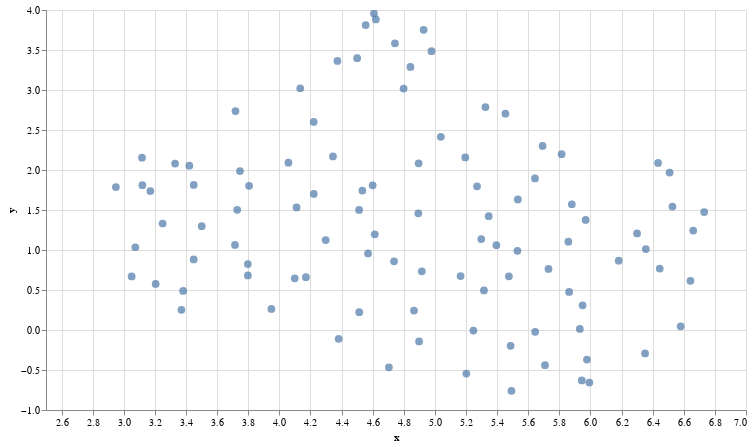

The notebook cell saved with this chart:
### Code cell
# UMAP reduces the dimensions from 1024 to 2 dimensions that we can plot
reducer = umap.UMAP(n_neighbors=20)
umap_embeds = reducer.fit_transform(hau_embeddings)
# Prepare the data to plot and interactive visualization
# using Altair
df_explore = pd.DataFrame(data={'tweet': hau_df[' tweet'][:100]})
df_explore['x'] = umap_embeds[:,0]
df_explore['y'] = umap_embeds[:,1]
# Plot
chart = alt.Chart(df_explore).mark_circle(size=60).encode(
    x=#'x',
    alt.X('x',
        scale=alt.Scale(zero=False)
    ),
    y=
    alt.Y('y',
        scale=alt.Scale(zero=False)
    ),
    tooltip=['tweet']
).properties(
    width=700,
    height=400
)
chart.interactive()

### Figure 1 — Vega-Lite specification as saved in the notebook (floating-point values rounded to 4 significant figures)
{"config": {"view": {"continuousWidth": 400, "continuousHeight": 300}}, "data": {"name": "data-be43588893680d769042e03c14298ae7"}, "mark": {"type": "circle", "size": 60}, "encoding": {"tooltip": [{"field": "tweet", "type": "nominal"}], "x": {"field": "x", "scale": {"zero": false}, "type": "quantitative"}, "y": {"field": "y", "scale": {"zero": false}, "type": "quantitative"}}, "height": 400, "selection": {"selector004": {"type": "interval", "bind": "scales", "encodings": ["x", "y"]}}, "width": 700, "$schema": "https://vega.github.io/schema/vega-lite/v4.17.0.json", "datasets": {"data-be43588893680d769042e03c14298ae7": [{"tweet": " da kudin da arewa babu wani abin azo agani da yayi wa alummah allah ya isa yacucemu wlh yarikitamana kasa yarikitamana kasuwanci harkar ilimi harkar lfy hanyoyi babu lantarki dasuransu komai yalalace ga cinhanci da rashawa a fili ko ina a nigeria jamiyaryar su tabataman mlm 😭🗣", "x": 4.5, "y": 3.398}, {"tweet": " kaga wani adu ar banda💔😭 wai a haka shi ne shugaban sojoji.... gaskiya buhari kaci amanan mu da kasa wannan mutum ah wajen nan", "x": 3.382, "y": 0.4886}, {"tweet": " sai haquri fa yan madrid daman kunce champion din ya muku yawa😂", "x": 5.271, "y": 1.795}, {"tweet": " hmmm yanzu kai kasan girman allah daxakace mukuma ga allah kune kukabarshi kuna karyata ayoyinsa kace allah baya karbar adduar talakan nigeria 🇳🇬 bayan kunzalunceshi kuma allah ya karbar adduar wanda aka zalunta cikin sauri amma kace wai allah baya karbar addua talakawa", "x": 4.799, "y": 3.017}, {"tweet": " wai gwamno nin nigeria suna afa kwayoyi ko 😂", "x": 4.608, "y": 3.957}, {"tweet": " to ku nemawa talakkawa mafita mana, magamar banza ko hare hare anka kawo waye sukafi shafa ba talakka ba? kumfi uban kowa kuka da matsaloli amma baku damuda wadanda suke shafaba, nan tsohon gwamnan zamfara yacce sulhu da 'yan bindiga ba shine mafitaba to mi shika nuhi? mits....😭", "x": 4.513, "y": 1.501}, {"tweet": " wato mutanen ma an koma fasa kwaurin su ke nan kamar wata shinkafa?😂", "x": 4.704, "y": -0.4667}, {"tweet": " toh ai iyayannaki mah basusan darajan musulinchi ba tun da sukabar ki kinayin halin kafurchi ai bakiyi dana saneba tukun nama😡😡😡", "x": 4.737, "y": 0.8588}, {"tweet": " 🤣😜🤣😜shirin ku ya rushe akan afrika kenan 👌", "x": 5.863, "y": 0.4763}, {"tweet": " rarara kai dabanne wallah indai a fannin wakar siyasa ne, basirarka ta daban ce.... 😂 #dodontsula 😝", "x": 5.346, "y": 1.423}, {"tweet": " ai shiyasa naga shi kansa dan rainin wayon yana zama a qasar tasa ana dubashi. may be fa a jordan din dayace yayi wannan kalaman tunda yasaba qanqantar damu a idon duniya😣😣", "x": 3.25, "y": 1.331}, {"tweet": " chan ta matse musu. damuwata masallatai da aka rufe ne 😭😭", "x": 5.693, "y": 2.3}, {"tweet": " mutanan nigeria 🇳🇬 suna allah wadai da tafiyar ka kasar waje, ya kamata katsaya asibitin gida adubaka indai kai mai-kishin chigaban kasane😇", "x": 4.743, "y": 3.584}, {"tweet": " tayi maganin dan banza..... 😂", "x": 6.731, "y": 1.474}, {"tweet": " nifa ina ganin nafi simeone murna yau an sallami yan iska🤗🤗🤗", "x": 4.895, "y": 2.083}, {"tweet": " qawar ki tana cikin wani yanayi amman kina ig busy posting pics as if you are under arrest 🙄 ", "x": 3.171, "y": 1.736}, {"tweet": " buhariko to buhari yayafema allah kuma ya kamu kaidashi ranar wlh zakugane annabi isah ba dan allah bane 😱", "x": 4.298, "y": 1.125}, {"tweet": " nikam wai yan gudun hijira ne kawai suke da rai mutanen gari kam baku ganin ukuba da wahalar da suke ciki ne jama'a komi wai aka samu yan gudun hijira yan gudun hijira 😠😡😱😱😒😫😏😚", "x": 5.487, "y": -0.1984}, {"tweet": " kuttumar uba...ai dole muko ma guna😂😂", "x": 3.371, "y": 0.2521}, {"tweet": " akwai jarababbu d yawa😎", "x": 3.806, "y": 1.803}, {"tweet": " lanberia kenan😅...ai suna sane suka kunno kayar su,,dama ai lokacin siyasa ya kusa~salon su raba mana hankali~sun dade barakar bata yage ba~anki adinke barakar...😡😡😡", "x": 6.445, "y": 0.7674}, {"tweet": " boko haram sun shiga garinmu garkida sun tarwatsa kowa kowa yanbar gari an kashe wasu mutanen mutanena sun shiga wani hali bazan taba manta wanan ranan nan ba 😭😭😭😭", "x": 4.135, "y": 3.022}, {"tweet": " duk salon yaudara ce kawai saboda ‘yan najeriya su zabe shi a 2023!. tun yaushe ake shan wahala a najeriya? ko sai yau ya sani? 😒", "x": 4.893, "y": 1.459}, {"tweet": " wai cameroon domin lalacewa, gaskiya shugabanninmu basu da amfani😡", "x": 4.621, "y": 3.882}, {"tweet": " lol hadda yan nanaye akemana adawa🙆🙆🙆", "x": 5.88, "y": 1.572}, {"tweet": " shikadai yasan wutar da yake karba yanxu haka 😔😂😂", "x": 4.381, "y": -0.1108}, {"tweet": " wannan tatsuniya ce hira ne yake fada kawae 😢😢 yasan da haka ya tafi can yawon barbada 🖕🏻", "x": 5.533, "y": 1.632}, {"tweet": " yau ba ranar kulaku bace😂 no charge no surp", "x": 6.643, "y": 0.6154}, {"tweet": " yau da shuwagabannin najeriya ke bada iska da numfashi da tuni babu iri irin mu a doran qasa. 😔😔", "x": 4.614, "y": 1.196}, {"tweet": " idan kana iskancinka to katsaya iya jaharka amman inkashigo nan to tabbas zamu yimaka abinda baka tsammani koda babankae bihari😎", "x": 5.315, "y": 0.4938}, {"tweet": " ko a mafarki kinki mu haddu sai jiya, jiya ma zamu haddu akawasa ruwa natashi daga bacci am really unlucky gaskiya😄😅😭😭😭", "x": 3.949, "y": 0.2636}, {"tweet": " wai ya makeup da kikeyi ba'a rage maki bakin vampires din ki ne? baki har kunne😂😂", "x": 3.798, "y": 0.6825}, {"tweet": " an tarwatsa layin zabe a rumfar mai garin gama👉 #kanorerun #nigeriadecides #kanodecides ", "x": 3.718, "y": 2.736}, {"tweet": " subahana babu amana😂", "x": 6.527, "y": 1.543}, {"tweet": " yafi cuta illa 🤒 😂", "x": 5.195, "y": 2.157}, {"tweet": " allah ya kara_next time tayi mata kunfu🔨🏃🏃🏃", "x": 4.6, "y": 1.808}, {"tweet": " anci kudin dalibai. hahahahah😀😂🤣 #mbuhari is working", "x": 4.928, "y": 3.753}, {"tweet": " mu masana ilimin yunwa mun tabbatar da 29 za'ayi 🙄🙄", "x": 4.916, "y": 0.7341}, {"tweet": " da wani wawan fuskanshi a gurin🙄", "x": 4.345, "y": 2.169}, {"tweet": " ana iya shege a nigerian 😂", "x": 4.555, "y": 3.812}, {"tweet": " 😭😭😭😭aikin knn sai kwamushe yayan alummma ake amma kuna ta allurar karya wae corona hmm kuje kufara karbo yaran da aka dauke snn kuzo kuyi mgn corona", "x": 4.171, "y": 0.6602}, {"tweet": " tabar solobiyo da bashi🤣", "x": 4.866, "y": 0.2425}, {"tweet": " tsakanin mu da ke sai allah ya isa kawai,dun da baki saka wa ennan hotunan ba, tun farko, da hakan bata faru ba, kuma ma kukan me zaki zo nan kinayi, me yasa bakiyi tunani, tun kafin ki saka su ba, a dole ke kin waye, ke ga celebrity, a zindir allah ya isar mana wlh 😢😢", "x": 4.57, "y": 0.9574}, {"tweet": " insha allahu baza a bayar ba karawa me karfi karfi asara ne wlh allah ameen 😂", "x": 3.33, "y": 2.08}, {"tweet": " dan allah idan an girma asan an girma. a wnn shekarun kana irin wnn maganar. kace ba'a taba barna irin wnn lkcn ba, abun nan fa abuse yake. mai girma minista ina ganin girman ka😭", "x": 4.221, "y": 1.701}, {"tweet": " eh hakan zai taimaka kam. esp. wajen tada musu da hankali. 😅 su baba an waiwayi kurame. ohh!", "x": 6.351, "y": -0.2926}, {"tweet": " gaskiya wannan hukunchi baiyi ba kuma abun yafara yawa sallar ma arasa lokachin hanata sai da axumii xa'ahana to allah gasunan gaka 😭😭😭😭😭", "x": 4.099, "y": 0.6454}, {"tweet": " bb munfakai ne bayan zabe 🤔", "x": 5.298, "y": 1.137}, {"tweet": " in ta mune, har abada kar ma ya yi inganci😏🙄", "x": 3.05, "y": 0.6697}, {"tweet": " daga baya kenan* \"\"\"\"\"\"\"\"\"\"\"\"\"\"\"\"tusane ya qarewa bodari\"\"\"\"\"\"\"\"\"\"\"\"\"\"\"\" \"\"\"\"\"\"\"\"\"\"\"\"\"\"\"\"kuma babu wata shiga da kunun zaqi zaiyi yabawa koko tsoro\"\"\"\"\"\"\"\"\"\"\"\"\"\"\"\" u can't undo what has happened girl cuz u created the chance. emmm sorry bby😟", "x": 3.797, "y": 0.8243}, {"tweet": " kaga dan bura uba kamar ya daga tutar musulunci se faman kwalalo ido yakeyi hiihihih😂😂😂😂", "x": 6.3, "y": 1.206}, {"tweet": " kugaya mishi buhari be ma san anyimishi mutuwa ba ai haryanzu😂😂😂", "x": 5.945, "y": -0.6306}, {"tweet": " 😂🤣😄shegiya weed bbc ashe kuma kukan taba", "x": 4.898, "y": -0.1429}, {"tweet": " taraba diyan banza😸", "x": 6.435, "y": 2.089}, {"tweet": " ina ruwanmu daman bazamu ba 😏 wancan shhekaran ma da muka je 200 ya bamu dan uwatar 😎😏", "x": 3.074, "y": 1.034}, {"tweet": " zasu sa miki hawan jini kau😂😂😂", "x": 6.58, "y": 0.04676}, {"tweet": " ansace yaran primary a kaduna yau baice komai va, amma kaji mugun wai a yau din dai ya fito yana taya mawaqa murna🤣🤣 alqur\"\"\"\"\"\"\"\"\"\"\"\"\"\"\"\"an yan arewa kun zabi keken bera🏃🏃", "x": 5.531, "y": 0.9896}, {"tweet": " dama an ce yaranta kaman hauka ne.. sai ya he ya ci gaba da dawisu sa a gidan baban sa.😁😂🤣", "x": 5.815, "y": 2.198}, {"tweet": " allah ya tsinewa amnesty albarka. allah ya wulakanta su fiye da yadda suke wulakanta bangarorin musulunci. ameen ya hayyu ya qayyum 😭", "x": 4.221, "y": 2.601}, {"tweet": " all dis and dt na scam ... .. dole qanwar naqi .. ta sanadinki .. anyima annabinmu isgili ... mara kunya kawae ...😡😡.. dawai ribabban jikinki . mara albarkan dunia bare qiyama ...👺👺", "x": 3.117, "y": 2.154}, {"tweet": " saidai rahama taji kunya kuma tasabajin kunya dama🙄🙄", "x": 3.729, "y": 1.503}, {"tweet": " ydg dama idon kaji saurayin da yace ma budurwa ta turo mai da tsiraicin ta, toh ba auran ta zai yi ba lalata kawai yake so yayi 😭😭", "x": 5.395, "y": 1.061}, {"tweet": " kayyasa 🤗🤗🤗🤗🤔🤔🤔gaskiya bata kyautata ba.", "x": 5.95, "y": 0.3086}, {"tweet": " za ta kwashi kashin ta a hannu kuwa😆", "x": 5.993, "y": -0.6574}, {"tweet": " kaji abin haushi toh uwar me mutun zaizo yayi daga kano zuwa kaduna allah n tuba ay gara na tafi kauyen dadin kowa🤣", "x": 4.534, "y": 1.743}, {"tweet": " 'yan bindiga sun sace 'yan china huɗu a calabar da ke kudancin najeriya 👉 ", "x": 5.038, "y": 2.414}, {"tweet": " muna funcin banza 😏", "x": 6.509, "y": 1.968}, {"tweet": " akwai allah aie shiyasa basu damuba koda nigeria zata lalace a shiga yaqi da tashin hankali tunda sunada inda zasuje su huta 😭", "x": 4.374, "y": 3.363}, {"tweet": " wllh wannan azzalumi magani guda a harbe shi har lahira domin yazama darasi ga azzalummai irin shi, ni gaskiya banga alamun yin adalci a gwamnatin shugaba ba wllh, wannan ta'asa har ina?😭😭😭😭😭😭😭😭😭😭😭😭😭😭", "x": 4.111, "y": 1.532}, {"tweet": " yana dan kauyensa see the mouth 😂😂😂 ", "x": 6.661, "y": 1.243}, {"tweet": " uwar me zasu musu, bayan sun fada anqaryata suuu😏", "x": 3.747, "y": 1.987}, {"tweet": " dan daura mayen jirgi😂😂", "x": 4.514, "y": 0.2225}, {"tweet": " bandicts jiya ma da daddare sunshiga garin dan kaya dake sheme ward sunkashe mutum ukku aciki harda jariri,sun kwashi dukiya sun ware abunsu kamar yadda suka saba.bayannan suntafi qauyen unguwar hayaqi nan ma sun kwashi dukiya suntafi hankalin su a kwance.😭🤲 ", "x": 3.449, "y": 0.8828}, {"tweet": " kai zakuci kaniyan ku fah.😠 kaga ja'iran yara😡", "x": 5.978, "y": -0.3689}, {"tweet": " tariq ae an dade ba ayi wawa jaki kamarsa ba 💯snitch", "x": 2.949, "y": 1.786}, {"tweet": " ai kin banzah kenn🤷ina wadan da aka saya a baya ?", "x": 6.182, "y": 0.8666}, {"tweet": " to me za'ayiwa gawar shegen kenan😀😀😀", "x": 4.059, "y": 2.091}, {"tweet": " wallahi inada yaqini cewa buhari baze iya gyara nigeria ba nananda shekara ashirin masuzuwa buhari yakasa #securenorth 😭😭😭", "x": 4.843, "y": 3.288}, {"tweet": " ga abinda talakawanka suka fi bukata nan ba wannan bah ka tuna talakawa na cikin mawuyacin hali a kasarka end sars❌ end north banditry ❌ #endsars #endnorthbanditry ka duba halin da talakan ka yake ciki", "x": 5.643, "y": 1.895}, {"tweet": " 😂😂😂😂kana samun baki a cikin interview", "x": 5.248, "y": -0.007142}, {"tweet": " ai da alama zai zama bashi ga tsuntsu ba shi ga tarko, kuma yayi mutuwar almuru kenan.😀😀", "x": 5.708, "y": -0.4394}, {"tweet": " wadannan kamata yayi i.g of police yasa aci uwar wadannan jakai 😠😠😠😠", "x": 5.165, "y": 0.6735}, {"tweet": " ina nillahi ah ah jiya fa akace an kwashe mutane fiye da 50 a naija yau kuma 👌🤔", "x": 3.45, "y": 1.814}, {"tweet": " na rasa mahaifiya da yar'uwata a wannan shekarar so bazan taba mantawa da ita ba har nima in koma ga allah 😭😭", "x": 3.119, "y": 1.811}, {"tweet": " bakin rijiya ba wajan wasan yaro bane 😁", "x": 3.715, "y": 1.063}, {"tweet": " kowa anan zai nuna shi he is pure while he isa devil himself wasunku masu zagin anan shahararrun yen iskane wasuma yen luwadi ne wasu kawalai ne kannanku wasu karuwai ne irin shigar dasukeyi ma ya baci sune zuwa party,club amma kunaku ba iskanci sukeba idiots😠😠😠", "x": 5.492, "y": -0.76}, {"tweet": " masu manufa mai kyau ba irin su oo ba iyayen baragada😨", "x": 5.73, "y": 0.7627}, {"tweet": " ya dawo kaduna su hade da su yi ta bankaura😂", "x": 5.858, "y": 1.104}, {"tweet": " mutanenda suka kasa kashe wutar gidajensu taya za ayi sukashe ta makwabta? neman iyawane dama yakaisu dakuma andade ba hawo jirgiba 🙆", "x": 5.476, "y": 0.6717}, {"tweet": " don allah suyi wannan qarin mu wuce gurin tunda shi buhari baqin ciki yakeyi da walwalar talaka😎", "x": 3.421, "y": 2.054}, {"tweet": " kowa na karbar tsabga... bbc ma sun rasa labarin da zasuyi posting sae kamekame 😂", "x": 6.356, "y": 1.011}, {"tweet": " ya ce ya kasa ya sauka ya bar mulkin tunda ba dashi aka zo dunia ba ehe 😏 #securenorth", "x": 5.453, "y": 2.704}, {"tweet": " baba kenan to mudai muna water🤣🤣", "x": 5.932, "y": 0.01307}, {"tweet": " ya kamata auren na gida,ko baki ci kin sha ba xaki ga uwar ki a kan kari😂😂😂", "x": 5.202, "y": -0.5451}, {"tweet": " rashin iya buga tamola 😅", "x": 3.501, "y": 1.298}, {"tweet": " ina goyon bayan jaridar domin babu banbanci tsakanin mulkin buhari da mulkin soja wallahi, ta kowane fanni matsaloli ne, duba da irin yadda ake yiwa talakka mulkin mallaka, babu wani abu na cigaba ga talaka a nigeria😭😭", "x": 4.978, "y": 3.485}, {"tweet": " wacece zahra wacece kiki ? end banditry in the north 🙄 bamu yafeba.", "x": 5.325, "y": 2.787}, {"tweet": " dama duk karyane inji gwamnanmu ba injiniba 🗣️🗣️🗣️🗣️", "x": 3.205, "y": 0.5751}, {"tweet": " saboda munafiki ne, duk silan korarmu daga world cup😏", "x": 5.969, "y": 1.376}, {"tweet": " lol 😂 sunji uwar wuta kenan", "x": 5.645, "y": -0.02297}]}}
